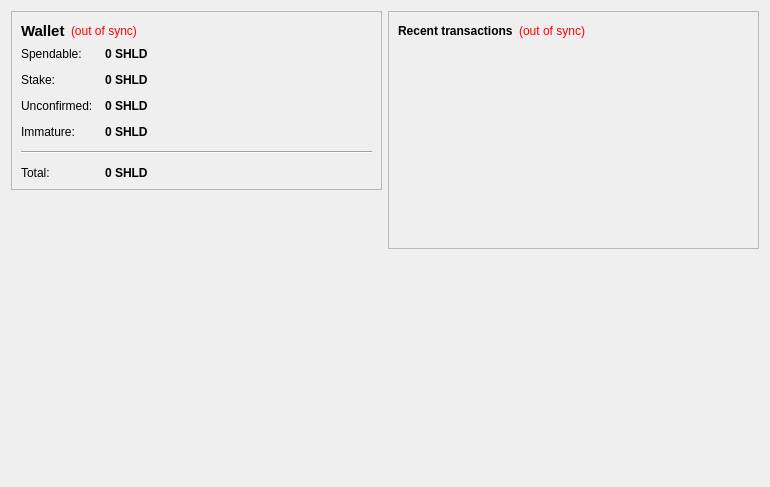
<?xml version="1.0" encoding="UTF-8"?>
<ui version="4.0">
 <class>OverviewPage</class>
 <widget class="QWidget" name="OverviewPage">
  <property name="geometry">
   <rect>
    <x>0</x>
    <y>0</y>
    <width>770</width>
    <height>487</height>
   </rect>
  </property>
  <property name="windowTitle">
   <string>Form</string>
  </property>
  <layout class="QHBoxLayout" name="horizontalLayout" stretch="1,1">
   <item>
    <layout class="QVBoxLayout" name="verticalLayout_2">
     <item>
      <widget class="QFrame" name="frame">
       <property name="frameShape">
        <enum>QFrame::StyledPanel</enum>
       </property>
       <property name="frameShadow">
        <enum>QFrame::Raised</enum>
       </property>
       <layout class="QVBoxLayout" name="verticalLayout_4">
        <item>
         <layout class="QHBoxLayout" name="horizontalLayout_4">
          <item>
           <widget class="QLabel" name="label_5">
            <property name="font">
             <font>
              <pointsize>11</pointsize>
              <weight>75</weight>
              <bold>true</bold>
             </font>
            </property>
            <property name="text">
             <string>Wallet</string>
            </property>
           </widget>
          </item>
          <item>
           <widget class="QLabel" name="labelWalletStatus">
            <property name="toolTip">
             <string>The displayed information may be out of date. Your wallet automatically synchronizes with the shieldcoin network after a connection is established, but this process has not completed yet.</string>
            </property>
            <property name="styleSheet">
             <string notr="true">QLabel { color: red; }</string>
            </property>
            <property name="text">
             <string notr="true">(out of sync)</string>
            </property>
            <property name="alignment">
             <set>Qt::AlignLeading|Qt::AlignLeft|Qt::AlignVCenter</set>
            </property>
           </widget>
          </item>
          <item>
           <spacer name="horizontalSpacer_2">
            <property name="orientation">
             <enum>Qt::Horizontal</enum>
            </property>
            <property name="sizeHint" stdset="0">
             <size>
              <width>40</width>
              <height>20</height>
             </size>
            </property>
           </spacer>
          </item>
         </layout>
        </item>
        <item>
         <layout class="QFormLayout" name="formLayout_2">
          <property name="fieldGrowthPolicy">
           <enum>QFormLayout::AllNonFixedFieldsGrow</enum>
          </property>
          <property name="horizontalSpacing">
           <number>12</number>
          </property>
          <property name="verticalSpacing">
           <number>12</number>
          </property>
          <item row="0" column="0">
           <widget class="QLabel" name="label">
            <property name="text">
             <string>Spendable:</string>
            </property>
           </widget>
          </item>
          <item row="0" column="1">
           <widget class="QLabel" name="labelBalance">
            <property name="font">
             <font>
              <weight>75</weight>
              <bold>true</bold>
             </font>
            </property>
            <property name="cursor">
             <cursorShape>IBeamCursor</cursorShape>
            </property>
            <property name="toolTip">
             <string>Your current spendable balance</string>
            </property>
            <property name="text">
             <string notr="true">0 SHLD</string>
            </property>
            <property name="textInteractionFlags">
             <set>Qt::LinksAccessibleByMouse|Qt::TextSelectableByKeyboard|Qt::TextSelectableByMouse</set>
            </property>
           </widget>
          </item>
          <item row="1" column="0">
           <widget class="QLabel" name="label_6">
            <property name="text">
             <string>Stake:</string>
            </property>
           </widget>
          </item>
          <item row="1" column="1">
           <widget class="QLabel" name="labelStake">
            <property name="font">
             <font>
              <weight>75</weight>
              <bold>true</bold>
             </font>
            </property>
            <property name="cursor">
             <cursorShape>IBeamCursor</cursorShape>
            </property>
            <property name="toolTip">
             <string>Total of coins that was staked, and do not yet count toward the current balance</string>
            </property>
            <property name="text">
             <string notr="true">0 SHLD</string>
            </property>
            <property name="textInteractionFlags">
             <set>Qt::LinksAccessibleByMouse|Qt::TextSelectableByKeyboard|Qt::TextSelectableByMouse</set>
            </property>
           </widget>
          </item>
          <item row="2" column="0">
           <widget class="QLabel" name="label_3">
            <property name="text">
             <string>Unconfirmed:</string>
            </property>
           </widget>
          </item>
          <item row="2" column="1">
           <widget class="QLabel" name="labelUnconfirmed">
            <property name="font">
             <font>
              <weight>75</weight>
              <bold>true</bold>
             </font>
            </property>
            <property name="cursor">
             <cursorShape>IBeamCursor</cursorShape>
            </property>
            <property name="toolTip">
             <string>Total of transactions that have yet to be confirmed, and do not yet count toward the current balance</string>
            </property>
            <property name="text">
             <string notr="true">0 SHLD</string>
            </property>
            <property name="textInteractionFlags">
             <set>Qt::LinksAccessibleByMouse|Qt::TextSelectableByKeyboard|Qt::TextSelectableByMouse</set>
            </property>
           </widget>
          </item>
          <item row="3" column="0">
           <widget class="QLabel" name="labelImmatureText">
            <property name="text">
             <string>Immature:</string>
            </property>
           </widget>
          </item>
          <item row="3" column="1">
           <widget class="QLabel" name="labelImmature">
            <property name="font">
             <font>
              <weight>75</weight>
              <bold>true</bold>
             </font>
            </property>
            <property name="toolTip">
             <string>Mined balance that has not yet matured</string>
            </property>
            <property name="text">
             <string notr="true">0 SHLD</string>
            </property>
            <property name="textInteractionFlags">
             <set>Qt::LinksAccessibleByMouse|Qt::TextSelectableByKeyboard|Qt::TextSelectableByMouse</set>
            </property>
           </widget>
          </item>
          <item row="4" column="0" colspan="2">
           <widget class="Line" name="line">
            <property name="orientation">
             <enum>Qt::Horizontal</enum>
            </property>
           </widget>
          </item>
          <item row="5" column="0">
           <widget class="QLabel" name="labelTotalText">
            <property name="text">
             <string>Total:</string>
            </property>
           </widget>
          </item>
          <item row="5" column="1">
           <widget class="QLabel" name="labelTotal">
            <property name="font">
             <font>
              <weight>75</weight>
              <bold>true</bold>
             </font>
            </property>
            <property name="cursor">
             <cursorShape>IBeamCursor</cursorShape>
            </property>
            <property name="toolTip">
             <string>Your current total balance</string>
            </property>
            <property name="text">
             <string notr="true">0 SHLD</string>
            </property>
            <property name="textInteractionFlags">
             <set>Qt::LinksAccessibleByMouse|Qt::TextSelectableByKeyboard|Qt::TextSelectableByMouse</set>
            </property>
           </widget>
          </item>
         </layout>
        </item>
       </layout>
      </widget>
     </item>
     <item>
      <spacer name="verticalSpacer">
       <property name="orientation">
        <enum>Qt::Vertical</enum>
       </property>
       <property name="sizeHint" stdset="0">
        <size>
         <width>20</width>
         <height>40</height>
        </size>
       </property>
      </spacer>
     </item>
     <item>
      <widget class="QLabel" name="label_2">
       <property name="autoFillBackground">
        <bool>true</bool>
       </property>
       <property name="text">
        <string/>
       </property>
       <property name="pixmap">
        <pixmap resource="../bitcoin.qrc">:/icons/techbg</pixmap>
       </property>
       <property name="scaledContents">
        <bool>false</bool>
       </property>
       <property name="margin">
        <number>0</number>
       </property>
      </widget>
     </item>
    </layout>
   </item>
   <item>
    <layout class="QVBoxLayout" name="verticalLayout_3">
     <item>
      <widget class="QFrame" name="frame_2">
       <property name="frameShape">
        <enum>QFrame::StyledPanel</enum>
       </property>
       <property name="frameShadow">
        <enum>QFrame::Raised</enum>
       </property>
       <layout class="QVBoxLayout" name="verticalLayout">
        <item>
         <layout class="QHBoxLayout" name="horizontalLayout_2">
          <item>
           <widget class="QLabel" name="label_4">
            <property name="text">
             <string>&lt;b&gt;Recent transactions&lt;/b&gt;</string>
            </property>
           </widget>
          </item>
          <item>
           <widget class="QLabel" name="labelTransactionsStatus">
            <property name="toolTip">
             <string>The displayed information may be out of date. Your wallet automatically synchronizes with the shieldcoin network after a connection is established, but this process has not completed yet.</string>
            </property>
            <property name="styleSheet">
             <string notr="true">QLabel { color: red; }</string>
            </property>
            <property name="text">
             <string notr="true">(out of sync)</string>
            </property>
            <property name="alignment">
             <set>Qt::AlignRight|Qt::AlignTrailing|Qt::AlignVCenter</set>
            </property>
           </widget>
          </item>
          <item>
           <spacer name="horizontalSpacer">
            <property name="orientation">
             <enum>Qt::Horizontal</enum>
            </property>
            <property name="sizeHint" stdset="0">
             <size>
              <width>40</width>
              <height>20</height>
             </size>
            </property>
           </spacer>
          </item>
         </layout>
        </item>
        <item>
         <widget class="QListView" name="listTransactions">
          <property name="styleSheet">
           <string notr="true">QListView { background: transparent; }</string>
          </property>
          <property name="frameShape">
           <enum>QFrame::NoFrame</enum>
          </property>
          <property name="verticalScrollBarPolicy">
           <enum>Qt::ScrollBarAlwaysOff</enum>
          </property>
          <property name="horizontalScrollBarPolicy">
           <enum>Qt::ScrollBarAlwaysOff</enum>
          </property>
          <property name="selectionMode">
           <enum>QAbstractItemView::NoSelection</enum>
          </property>
         </widget>
        </item>
       </layout>
      </widget>
     </item>
     <item>
      <spacer name="verticalSpacer_2">
       <property name="orientation">
        <enum>Qt::Vertical</enum>
       </property>
       <property name="sizeHint" stdset="0">
        <size>
         <width>20</width>
         <height>40</height>
        </size>
       </property>
      </spacer>
     </item>
    </layout>
   </item>
  </layout>
 </widget>
 <resources/>
 <connections/>
</ui>
